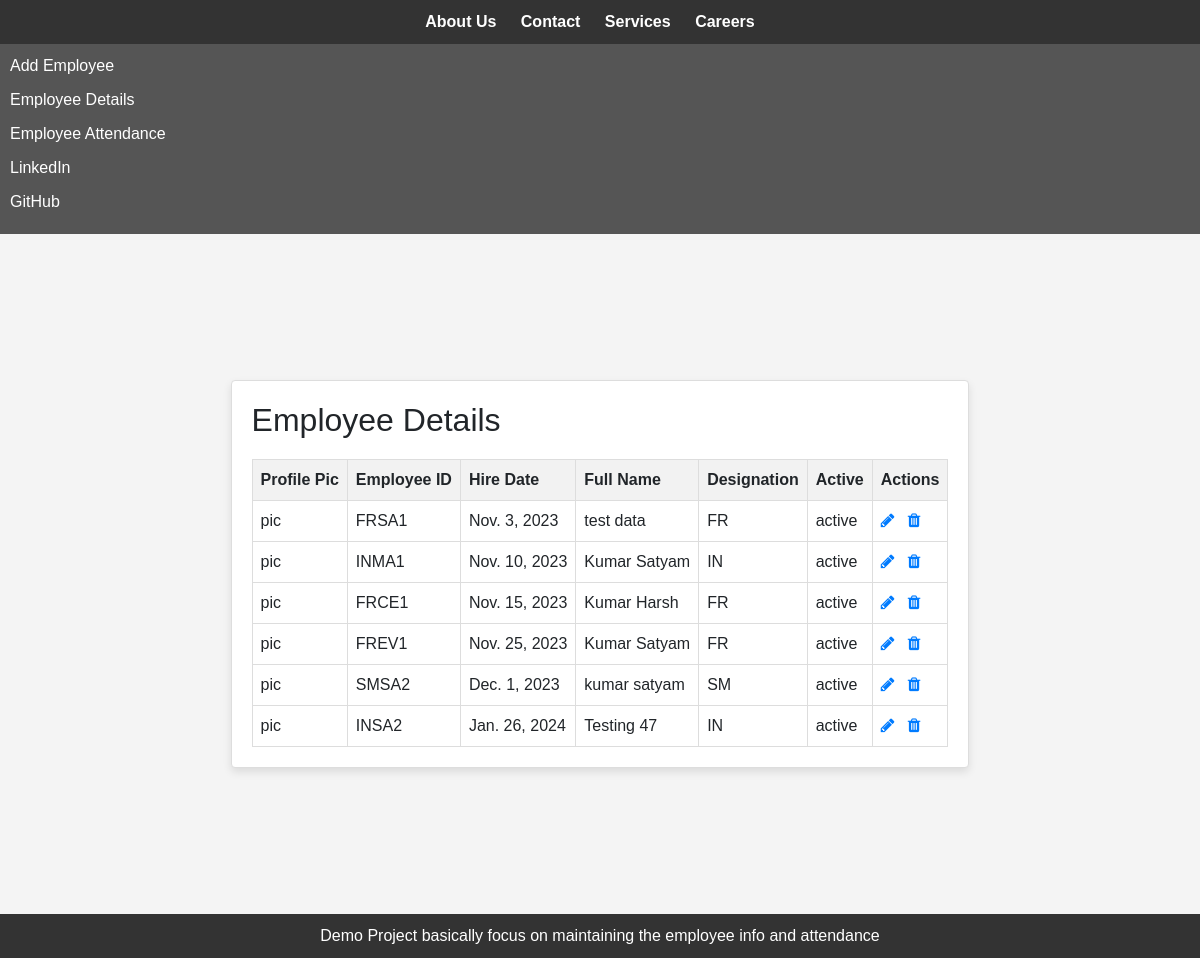
The app's page /attendance/employe_info/ with its own data.
### attendance/models.py (models this page shows, shortened)
class employee_details(models.Model):
    DESIGNATION_CHOICES = [
        ('IN', 'Intern'),
        ('FR', 'Fresher'),
        ('TL', 'Team Lead'),
        ('M', 'Manager'),
        ('SM', 'Senior Manager'),
    ]
    DEPARTMENT_CHOICES = [
        ('SA', 'Sales'),
        ('MA', 'Marketing'),
        ('HR', 'HR'),
        ('DEV', 'Developers'),
        ('CC', 'Customer Care'),
        ('CE', 'Cloud Engineers'),
    ]
    Employee_Code = models.CharField(max_length=20, unique=False, editable=True)
    First_Name = models.CharField(max_length=50)
    Last_Name = models.CharField(max_length=50)
    Full_Name = models.CharField(max_length=100, editable=False, null=True)
    Hire_Date = models.DateField(db_index=True)
    Designation = models.CharField(max_length=2, choices=DESIGNATION_CHOICES)
    Department = models.CharField(max_length=3, choices=DEPARTMENT_CHOICES)

### attendance/views.py (the view)
# urls.py: path("employe_info/", views.employee_info, name='employe_info'),
def employee_info(request,id =None):
    if request.method == 'GET':
        context={}
        info = employee_details.objects.all().order_by('Hire_Date')
        context['designation'] = employee_details.DESIGNATION_CHOICES
        context['department'] = employee_details.DEPARTMENT_CHOICES
        context['info']=info
        return render(request,'update.html',context,)

### templates/update.html (shortened to what this page needs)
{% extends 'base.html' %}
{% block content %}
    <div class="card-container">
        <div class="card">
            <h2>Employee Details</h2>
            <table>
                <thead>
                    <tr>
                        <th>Profile Pic</th>
                        <th>Employee ID</th>
                        <th>Hire Date</th>
                        <th>Full Name</th>
                        <th>Designation</th>
                        <th>Active</th>
                        <th>Actions</th>
                    </tr>
                </thead>
                <tbody>
                    {% for employee in info %}
                        <tr>
                            <td>pic</td>
                            <td>{{ employee.Employee_Code }}</td>
                            <td>{{ employee.Hire_Date }}</td>
                            <td>{{ employee.Full_Name }}</td>
                            <td>{{ employee.Designation }}</td>
                            <td>active</td>
                            <td>
                                <a href="{% url 'update' id=employee.id %}" class="edit-employee" data-toggle="modal" data-target="#editEmployeeModal{{ employee.id }}">
                                    <i class="fa fa-pencil"></i>
                                </a> &nbsp;
                                <a href="{% url 'del_employee' id=employee.id %}">
                                    <i class="fa fa-trash"></i>
                                </a>
                            </td>
                        </tr>
                    {% endfor %}
                </tbody>
            </table>
        </div>
    </div>
{% endblock %}

### templates/base.html (shortened to what this page needs)
<!DOCTYPE html>
<html lang="en">
<head>
    <link rel="stylesheet" href="https://cdnjs.cloudflare.com/ajax/libs/font-awesome/6.0.0/css/all.min.css">
    <link rel="stylesheet" href="https://cdnjs.cloudflare.com/ajax/libs/font-awesome/4.7.0/css/font-awesome.min.css">
<link rel="stylesheet" href="https://stackpath.bootstrapcdn.com/bootstrap/4.3.1/css/bootstrap.min.css">
<link rel="stylesheet" href="https://cdn.jsdelivr.net/npm/bootstrap@4.6.0/dist/css/bootstrap.min.css">
</head>
<body>
    <header>
        <nav>
            <ul>
                <li><a href="#">About Us</a></li>
                <li><a href="#">Contact</a></li>
                <li><a href="#">Services</a></li>
                <li><a href="#">Careers</a></li>
            </ul>
        </nav>
    </header>
    <aside>
        <ul>
            <li><a href="{% url 'add_employee' %}">Add  Employee</a></li>
            <li><a href="{% url 'employe_info' %}">Employee Details</a></li>
            <li><a href="#">Employee Attendance</a></li>
            <li><a href="#" target="_blank">LinkedIn</a></li>
            <li><a href="#" target="_blank">GitHub</a></li>
        </ul>
    </aside>
    <main>
        {% block content %}{% endblock %}
    </main>
    <footer>
       Demo Project basically focus on maintaining the employee info and attendance
    </footer>
</body>
</html>

### templates/base.html (style rules this page uses)
body, h1, h2, h3, p, ul, li { margin: 0; padding: 0; }
body { font-family: 'Arial', sans-serif; background-color: #f4f4f4; }
header { background-color: #333; color: #fff; padding: 10px; text-align: center; }
header nav ul { list-style: none; }
header nav ul li { display: inline-block; margin-right: 20px; }
header nav ul li a { color: #fff; text-decoration: none; font-weight: bold; }
aside { background-color: #555; color: #fff; padding: 10px; }
aside ul { list-style: none; }
aside ul li { margin-bottom: 10px; }
aside ul li a { color: #fff; text-decoration: none; }
main { padding: 20px; }
footer { background-color: #333; color: #fff; padding: 10px; text-align: center; }

### templates/update.html (style rules this page uses)
.card-container { display: flex; justify-content: center; align-items: center; height: 80vh; }
.card { background-color: #fff; border: 1px solid #ddd; padding: 20px; box-shadow: 0 4px 8px rgba(0, 0, 0, 0.1); }
table { width: 100%; border-collapse: collapse; margin-top: 20px; }
th, td { border: 1px solid #ddd; padding: 8px; text-align: left; }
th { background-color: #f2f2f2; }

### records on screen
employee_details: Employee_Code "FRSA1", Hire_Date "Nov. 3, 2023", Full_Name "test data", Designation "FR"
employee_details: Employee_Code "INMA1", Hire_Date "Nov. 10, 2023", Full_Name "Kumar Satyam", Designation "IN"
employee_details: Employee_Code "FRCE1", Hire_Date "Nov. 15, 2023", Full_Name "Kumar Harsh", Designation "FR"
employee_details: Employee_Code "FREV1", Hire_Date "Nov. 25, 2023", Full_Name "Kumar Satyam", Designation "FR"
employee_details: Employee_Code "SMSA2", Hire_Date "Dec. 1, 2023", Full_Name "kumar satyam", Designation "SM"
employee_details: Employee_Code "INSA2", Hire_Date "Jan. 26, 2024", Full_Name "Testing 47", Designation "IN"
